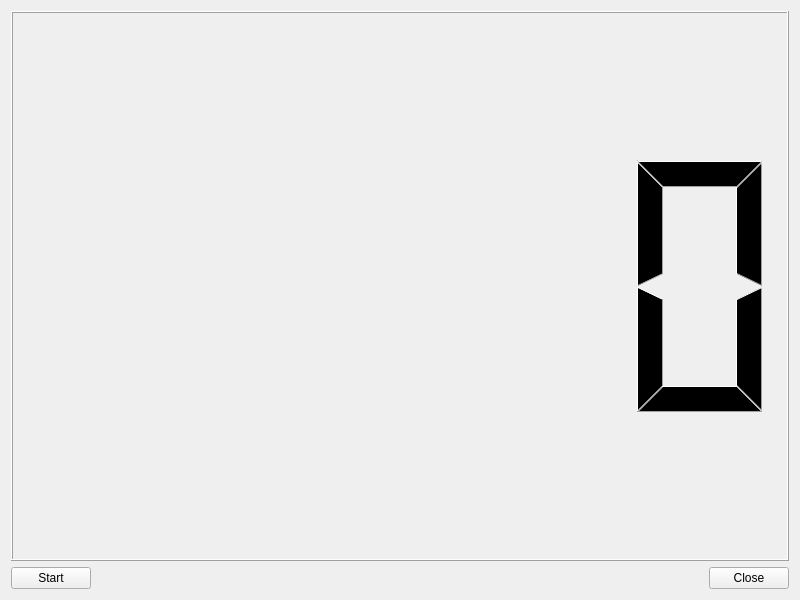
<?xml version="1.0" encoding="UTF-8"?>
<ui version="4.0">
 <class>Widget</class>
 <widget class="QWidget" name="Widget">
  <property name="geometry">
   <rect>
    <x>0</x>
    <y>0</y>
    <width>800</width>
    <height>600</height>
   </rect>
  </property>
  <property name="windowTitle">
   <string>Widget</string>
  </property>
  <layout class="QGridLayout" name="gridLayout">
   <item row="0" column="0" colspan="3">
    <widget class="QLCDNumber" name="lcdNumber"/>
   </item>
   <item row="1" column="0">
    <widget class="QPushButton" name="btnStart">
     <property name="text">
      <string>Start</string>
     </property>
    </widget>
   </item>
   <item row="1" column="1">
    <spacer name="horizontalSpacer">
     <property name="orientation">
      <enum>Qt::Horizontal</enum>
     </property>
     <property name="sizeHint" stdset="0">
      <size>
       <width>617</width>
       <height>20</height>
      </size>
     </property>
    </spacer>
   </item>
   <item row="1" column="2">
    <widget class="QPushButton" name="btnClose">
     <property name="text">
      <string>Close</string>
     </property>
    </widget>
   </item>
  </layout>
 </widget>
 <resources/>
 <connections/>
</ui>
